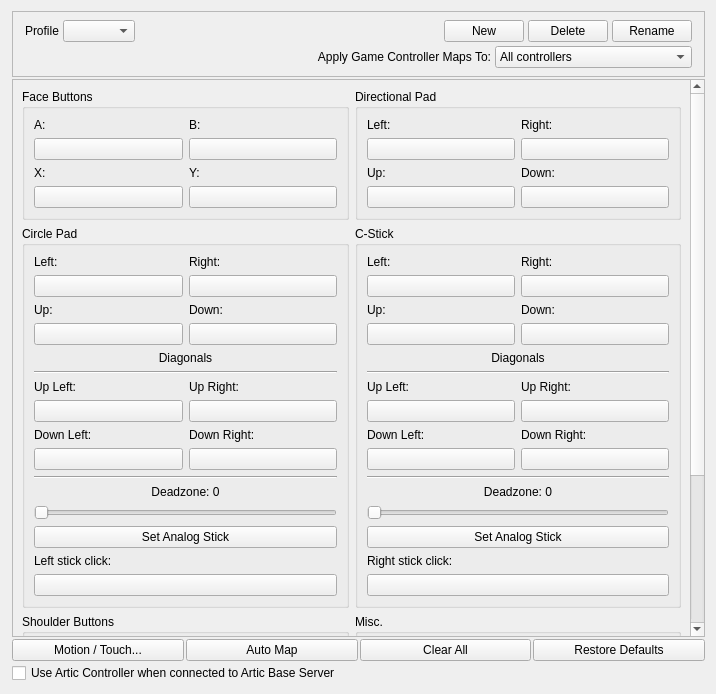
<?xml version="1.0" encoding="UTF-8"?>
<ui version="4.0">
 <class>ConfigureInput</class>
 <widget class="QWidget" name="ConfigureInput">
  <property name="geometry">
   <rect>
    <x>0</x>
    <y>0</y>
    <width>716</width>
    <height>694</height>
   </rect>
  </property>
  <layout class="QVBoxLayout" name="rootLayout">
   <property name="spacing">
    <number>2</number>
   </property>
   <property name="leftMargin">
    <number>12</number>
   </property>
   <item>
    <widget class="QFrame" name="frame">
     <property name="frameShape">
      <enum>QFrame::StyledPanel</enum>
     </property>
     <property name="frameShadow">
      <enum>QFrame::Sunken</enum>
     </property>
     <layout class="QVBoxLayout" name="verticalLayout_40">
      <property name="spacing">
       <number>4</number>
      </property>
      <property name="leftMargin">
       <number>12</number>
      </property>
      <property name="topMargin">
       <number>8</number>
      </property>
      <property name="rightMargin">
       <number>12</number>
      </property>
      <property name="bottomMargin">
       <number>8</number>
      </property>
      <item>
       <layout class="QHBoxLayout" name="horizontalLayout_3">
        <item>
         <widget class="QLabel" name="label_5">
          <property name="text">
           <string>Profile</string>
          </property>
         </widget>
        </item>
        <item>
         <widget class="QComboBox" name="profile"/>
        </item>
        <item>
         <spacer name="horizontalSpacer_2">
          <property name="orientation">
           <enum>Qt::Horizontal</enum>
          </property>
          <property name="sizeHint" stdset="0">
           <size>
            <width>40</width>
            <height>20</height>
           </size>
          </property>
         </spacer>
        </item>
        <item>
         <widget class="QPushButton" name="buttonNew">
          <property name="text">
           <string>New</string>
          </property>
         </widget>
        </item>
        <item>
         <widget class="QPushButton" name="buttonDelete">
          <property name="text">
           <string>Delete</string>
          </property>
         </widget>
        </item>
        <item>
         <widget class="QPushButton" name="buttonRename">
          <property name="text">
           <string>Rename</string>
          </property>
         </widget>
        </item>
       </layout>
      </item>
      <item>
       <layout class="QHBoxLayout" name="horizontalLayout_2">
        <property name="leftMargin">
         <number>0</number>
        </property>
        <item alignment="Qt::AlignRight">
         <widget class="QLabel" name="label_16">
          <property name="sizePolicy">
           <sizepolicy hsizetype="Expanding" vsizetype="Preferred">
            <horstretch>0</horstretch>
            <verstretch>0</verstretch>
           </sizepolicy>
          </property>
          <property name="minimumSize">
           <size>
            <width>166</width>
            <height>0</height>
           </size>
          </property>
          <property name="maximumSize">
           <size>
            <width>1920192</width>
            <height>16777215</height>
           </size>
          </property>
          <property name="toolTip">
           <string>Some mappings cannot be applied to all controllers, such as back buttons</string>
          </property>
          <property name="text">
           <string>Apply Game Controller Maps To:</string>
          </property>
          <property name="alignment">
           <set>Qt::AlignRight|Qt::AlignTrailing|Qt::AlignVCenter</set>
          </property>
         </widget>
        </item>
        <item>
         <widget class="QComboBox" name="comboBoxMappingType">
          <property name="sizePolicy">
           <sizepolicy hsizetype="Maximum" vsizetype="Fixed">
            <horstretch>0</horstretch>
            <verstretch>0</verstretch>
           </sizepolicy>
          </property>
          <property name="minimumSize">
           <size>
            <width>150</width>
            <height>0</height>
           </size>
          </property>
          <item>
           <property name="text">
            <string>All controllers</string>
           </property>
          </item>
          <item>
           <property name="text">
            <string>Controllers of the mapped type</string>
           </property>
          </item>
          <item>
           <property name="text">
            <string>Only the mapped controller</string>
           </property>
          </item>
         </widget>
        </item>
       </layout>
      </item>
     </layout>
    </widget>
   </item>
   <item>
    <widget class="QScrollArea" name="scrollArea">
     <property name="widgetResizable">
      <bool>true</bool>
     </property>
     <widget class="QWidget" name="scrollAreaContents">
      <property name="geometry">
       <rect>
        <x>0</x>
        <y>0</y>
        <width>675</width>
        <height>996</height>
       </rect>
      </property>
      <layout class="QVBoxLayout" name="verticalLayout_5">
       <item>
        <layout class="QGridLayout" name="gridLayout_7">
         <item row="2" column="0">
          <widget class="QGroupBox" name="faceButtons_3">
           <property name="title">
            <string>Shoulder Buttons</string>
           </property>
           <property name="flat">
            <bool>false</bool>
           </property>
           <property name="checkable">
            <bool>false</bool>
           </property>
           <layout class="QGridLayout" name="gridLayout_3">
            <item row="1" column="1">
             <layout class="QVBoxLayout" name="verticalLayout_16">
              <item>
               <widget class="QLabel" name="label_18">
                <property name="text">
                 <string notr="true">ZR:</string>
                </property>
               </widget>
              </item>
              <item>
               <widget class="QPushButton" name="buttonZR">
                <property name="text">
                 <string/>
                </property>
               </widget>
              </item>
             </layout>
            </item>
            <item row="0" column="0">
             <layout class="QVBoxLayout" name="verticalLayout_13">
              <item>
               <widget class="QLabel" name="label_17">
                <property name="text">
                 <string notr="true">L:</string>
                </property>
               </widget>
              </item>
              <item>
               <widget class="QPushButton" name="buttonL">
                <property name="text">
                 <string/>
                </property>
               </widget>
              </item>
             </layout>
            </item>
            <item row="1" column="0">
             <layout class="QVBoxLayout" name="verticalLayout_15">
              <item>
               <widget class="QLabel" name="label_20">
                <property name="text">
                 <string notr="true">ZL:</string>
                </property>
               </widget>
              </item>
              <item>
               <widget class="QPushButton" name="buttonZL">
                <property name="text">
                 <string/>
                </property>
               </widget>
              </item>
             </layout>
            </item>
            <item row="0" column="1">
             <layout class="QVBoxLayout" name="verticalLayout_14">
              <item>
               <widget class="QLabel" name="label_19">
                <property name="text">
                 <string notr="true">R:</string>
                </property>
               </widget>
              </item>
              <item>
               <widget class="QPushButton" name="buttonR">
                <property name="text">
                 <string/>
                </property>
               </widget>
              </item>
             </layout>
            </item>
           </layout>
          </widget>
         </item>
         <item row="0" column="0">
          <widget class="QGroupBox" name="faceButtons">
           <property name="title">
            <string>Face Buttons</string>
           </property>
           <property name="flat">
            <bool>false</bool>
           </property>
           <property name="checkable">
            <bool>false</bool>
           </property>
           <layout class="QGridLayout" name="gridLayout">
            <item row="1" column="1">
             <layout class="QVBoxLayout" name="verticalLayout_4">
              <item>
               <widget class="QLabel" name="label_4">
                <property name="text">
                 <string notr="true">Y:</string>
                </property>
               </widget>
              </item>
              <item>
               <widget class="QPushButton" name="buttonY">
                <property name="text">
                 <string/>
                </property>
               </widget>
              </item>
             </layout>
            </item>
            <item row="1" column="0">
             <layout class="QVBoxLayout" name="verticalLayout_3">
              <item>
               <widget class="QLabel" name="label_3">
                <property name="text">
                 <string notr="true">X:</string>
                </property>
               </widget>
              </item>
              <item>
               <widget class="QPushButton" name="buttonX">
                <property name="text">
                 <string/>
                </property>
               </widget>
              </item>
             </layout>
            </item>
            <item row="0" column="1">
             <layout class="QVBoxLayout" name="verticalLayout_2">
              <item>
               <widget class="QLabel" name="label_2">
                <property name="text">
                 <string notr="true">B:</string>
                </property>
               </widget>
              </item>
              <item>
               <widget class="QPushButton" name="buttonB">
                <property name="text">
                 <string/>
                </property>
               </widget>
              </item>
             </layout>
            </item>
            <item row="0" column="0">
             <layout class="QVBoxLayout" name="verticalLayout">
              <item>
               <widget class="QLabel" name="label">
                <property name="text">
                 <string notr="true">A:</string>
                </property>
               </widget>
              </item>
              <item>
               <widget class="QPushButton" name="buttonA">
                <property name="text">
                 <string/>
                </property>
               </widget>
              </item>
             </layout>
            </item>
           </layout>
          </widget>
         </item>
         <item row="0" column="1">
          <widget class="QGroupBox" name="faceButtons_2">
           <property name="title">
            <string>Directional Pad</string>
           </property>
           <property name="flat">
            <bool>false</bool>
           </property>
           <property name="checkable">
            <bool>false</bool>
           </property>
           <layout class="QGridLayout" name="gridLayout_2">
            <item row="1" column="0">
             <layout class="QVBoxLayout" name="verticalLayout_12">
              <item>
               <widget class="QLabel" name="label_34">
                <property name="text">
                 <string>Up:</string>
                </property>
               </widget>
              </item>
              <item>
               <widget class="QPushButton" name="buttonDpadUp">
                <property name="text">
                 <string/>
                </property>
               </widget>
              </item>
             </layout>
            </item>
            <item row="1" column="1">
             <layout class="QVBoxLayout" name="verticalLayout_9">
              <item>
               <widget class="QLabel" name="label_35">
                <property name="text">
                 <string>Down:</string>
                </property>
               </widget>
              </item>
              <item>
               <widget class="QPushButton" name="buttonDpadDown">
                <property name="text">
                 <string/>
                </property>
               </widget>
              </item>
             </layout>
            </item>
            <item row="0" column="0">
             <layout class="QVBoxLayout" name="verticalLayout_10">
              <item>
               <widget class="QLabel" name="label_32">
                <property name="text">
                 <string>Left:</string>
                </property>
               </widget>
              </item>
              <item>
               <widget class="QPushButton" name="buttonDpadLeft">
                <property name="text">
                 <string/>
                </property>
               </widget>
              </item>
             </layout>
            </item>
            <item row="0" column="1">
             <layout class="QVBoxLayout" name="verticalLayout_11">
              <item>
               <widget class="QLabel" name="label_33">
                <property name="text">
                 <string>Right:</string>
                </property>
               </widget>
              </item>
              <item>
               <widget class="QPushButton" name="buttonDpadRight">
                <property name="text">
                 <string/>
                </property>
               </widget>
              </item>
             </layout>
            </item>
           </layout>
          </widget>
         </item>
         <item row="2" column="1">
          <widget class="QGroupBox" name="faceButtons_6">
           <property name="title">
            <string>Misc.</string>
           </property>
           <property name="flat">
            <bool>false</bool>
           </property>
           <property name="checkable">
            <bool>false</bool>
           </property>
           <layout class="QGridLayout" name="gridLayout_6">
            <item row="0" column="0">
             <layout class="QVBoxLayout" name="verticalLayout_25">
              <item>
               <widget class="QLabel" name="label_29">
                <property name="text">
                 <string>Start:</string>
                </property>
               </widget>
              </item>
              <item>
               <widget class="QPushButton" name="buttonStart">
                <property name="text">
                 <string/>
                </property>
               </widget>
              </item>
             </layout>
            </item>
            <item row="0" column="1">
             <layout class="QVBoxLayout" name="verticalLayout_26">
              <item>
               <widget class="QLabel" name="label_30">
                <property name="text">
                 <string>Select:</string>
                </property>
               </widget>
              </item>
              <item>
               <widget class="QPushButton" name="buttonSelect">
                <property name="text">
                 <string/>
                </property>
               </widget>
              </item>
             </layout>
            </item>
            <item row="1" column="0">
             <layout class="QVBoxLayout" name="verticalLayout_27">
              <item>
               <widget class="QLabel" name="label_31">
                <property name="text">
                 <string>Home:</string>
                </property>
               </widget>
              </item>
              <item>
               <widget class="QPushButton" name="buttonHome">
                <property name="text">
                 <string/>
                </property>
               </widget>
              </item>
             </layout>
            </item>
            <item row="1" column="1">
             <layout class="QVBoxLayout" name="verticalLayout_34">
              <item>
               <widget class="QLabel" name="label_37">
                <property name="text">
                 <string>Power:</string>
                </property>
               </widget>
              </item>
              <item>
               <widget class="QPushButton" name="buttonPower">
                <property name="text">
                 <string/>
                </property>
               </widget>
              </item>
             </layout>
            </item>
            <item row="2" column="0">
             <layout class="QVBoxLayout" name="verticalLayout_28">
              <item>
               <widget class="QLabel" name="label_36">
                <property name="text">
                 <string>Circle Mod:</string>
                </property>
               </widget>
              </item>
              <item>
               <widget class="QPushButton" name="buttonCircleMod">
                <property name="text">
                 <string/>
                </property>
               </widget>
              </item>
             </layout>
            </item>
            <item row="2" column="1">
             <layout class="QVBoxLayout" name="verticalLayout_33">
              <item>
               <widget class="QLabel" name="label_41">
                <property name="text">
                 <string notr="true">GPIO14:</string>
                </property>
               </widget>
              </item>
              <item>
               <widget class="QPushButton" name="buttonGpio14">
                <property name="text">
                 <string/>
                </property>
               </widget>
              </item>
             </layout>
            </item>
            <item row="3" column="0">
             <layout class="QVBoxLayout" name="verticalLayout_32">
              <item>
               <widget class="QLabel" name="label_40">
                <property name="text">
                 <string>Debug:</string>
                </property>
               </widget>
              </item>
              <item>
               <widget class="QPushButton" name="buttonDebug">
                <property name="text">
                 <string/>
                </property>
               </widget>
              </item>
             </layout>
            </item>
           </layout>
          </widget>
         </item>
         <item row="1" column="0">
          <widget class="QGroupBox" name="faceButtons_4">
           <property name="title">
            <string>Circle Pad</string>
           </property>
           <property name="flat">
            <bool>false</bool>
           </property>
           <property name="checkable">
            <bool>false</bool>
           </property>
           <layout class="QGridLayout" name="gridLayout_4">
            <item row="11" column="2">
             <widget class="QPushButton" name="buttonCircleUpRight">
              <property name="text">
               <string/>
              </property>
             </widget>
            </item>
            <item row="10" column="1" rowspan="2">
             <layout class="QVBoxLayout" name="verticalLayout_7">
              <item>
               <widget class="QLabel" name="label_6">
                <property name="text">
                 <string>Up Left:</string>
                </property>
               </widget>
              </item>
              <item>
               <widget class="QPushButton" name="buttonCircleUpLeft">
                <property name="toolTip">
                 <string/>
                </property>
                <property name="text">
                 <string/>
                </property>
               </widget>
              </item>
             </layout>
            </item>
            <item row="0" column="1">
             <layout class="QVBoxLayout" name="verticalLayout_17">
              <item>
               <widget class="QLabel" name="label_21">
                <property name="text">
                 <string>Left:</string>
                </property>
               </widget>
              </item>
              <item>
               <widget class="QPushButton" name="buttonCircleLeft">
                <property name="text">
                 <string/>
                </property>
               </widget>
              </item>
             </layout>
            </item>
            <item row="1" column="2">
             <layout class="QVBoxLayout" name="verticalLayout_20">
              <item>
               <widget class="QLabel" name="label_22">
                <property name="text">
                 <string>Down:</string>
                </property>
               </widget>
              </item>
              <item>
               <widget class="QPushButton" name="buttonCircleDown">
                <property name="text">
                 <string/>
                </property>
               </widget>
              </item>
             </layout>
            </item>
            <item row="1" column="1">
             <layout class="QVBoxLayout" name="verticalLayout_19">
              <item>
               <widget class="QLabel" name="label_24">
                <property name="text">
                 <string>Up:</string>
                </property>
               </widget>
              </item>
              <item>
               <widget class="QPushButton" name="buttonCircleUp">
                <property name="text">
                 <string/>
                </property>
               </widget>
              </item>
             </layout>
            </item>
            <item row="20" column="1" colspan="2">
             <layout class="QVBoxLayout" name="sliderCirclePadDeadzoneAndModifierVerticalLayout">
              <item>
               <layout class="QHBoxLayout" name="sliderCirclePadDeadzoneAndModifierHorizontalLayout">
                <property name="sizeConstraint">
                 <enum>QLayout::SetDefaultConstraint</enum>
                </property>
                <item>
                 <widget class="QLabel" name="labelCirclePadDeadzoneAndModifier">
                  <property name="text">
                   <string>Deadzone: 0</string>
                  </property>
                  <property name="alignment">
                   <set>Qt::AlignHCenter</set>
                  </property>
                 </widget>
                </item>
               </layout>
              </item>
              <item>
               <widget class="QSlider" name="sliderCirclePadDeadzoneAndModifier">
                <property name="orientation">
                 <enum>Qt::Horizontal</enum>
                </property>
               </widget>
              </item>
              <item>
               <widget class="QPushButton" name="buttonCircleAnalog">
                <property name="text">
                 <string>Set Analog Stick</string>
                </property>
               </widget>
              </item>
              <item>
               <widget class="QLabel" name="labelbuttonLeftStickClick">
                <property name="text"><string>Left stick click:</string></property>
               </widget>
              </item>
              <item>
               <widget class="QPushButton" name="buttonLeftStickClick">
                <property name="text"><string/></property>
               </widget>
              </item>
             </layout>
            </item>
            <item row="0" column="2">
             <layout class="QVBoxLayout" name="verticalLayout_18">
              <item>
               <widget class="QLabel" name="label_23">
                <property name="text">
                 <string>Right:</string>
                </property>
               </widget>
              </item>
              <item>
               <widget class="QPushButton" name="buttonCircleRight">
                <property name="text">
                 <string/>
                </property>
               </widget>
              </item>
             </layout>
            </item>
            <item row="10" column="2">
             <layout class="QVBoxLayout" name="verticalLayout_8">
              <item>
               <widget class="QLabel" name="label_7">
                <property name="text">
                 <string>Up Right:</string>
                </property>
               </widget>
              </item>
             </layout>
            </item>
            <item row="4" column="1" colspan="2">
             <layout class="QVBoxLayout" name="verticalLayout_38">
              <property name="sizeConstraint">
               <enum>QLayout::SetDefaultConstraint</enum>
              </property>
              <item>
               <widget class="QLabel" name="label_14">
                <property name="layoutDirection">
                 <enum>Qt::LeftToRight</enum>
                </property>
                <property name="text">
                 <string>Diagonals</string>
                </property>
                <property name="alignment">
                 <set>Qt::AlignCenter</set>
                </property>
               </widget>
              </item>
              <item>
               <widget class="Line" name="line">
                <property name="orientation">
                 <enum>Qt::Horizontal</enum>
                </property>
               </widget>
              </item>
             </layout>
            </item>
            <item row="12" column="2">
             <layout class="QVBoxLayout" name="verticalLayout_30">
              <item>
               <widget class="QLabel" name="label_9">
                <property name="text">
                 <string>Down Right:</string>
                </property>
               </widget>
              </item>
              <item>
               <widget class="QPushButton" name="buttonCircleDownRight">
                <property name="text">
                 <string/>
                </property>
               </widget>
              </item>
             </layout>
            </item>
            <item row="12" column="1">
             <layout class="QVBoxLayout" name="verticalLayout_29">
              <item>
               <widget class="QLabel" name="label_8">
                <property name="text">
                 <string>Down Left:</string>
                </property>
               </widget>
              </item>
              <item>
               <widget class="QPushButton" name="buttonCircleDownLeft">
                <property name="text">
                 <string/>
                </property>
               </widget>
              </item>
             </layout>
            </item>
            <item row="14" column="1" colspan="2">
             <widget class="Line" name="line_3">
              <property name="orientation">
               <enum>Qt::Horizontal</enum>
              </property>
             </widget>
            </item>
           </layout>
          </widget>
         </item>
         <item row="1" column="1">
          <widget class="QGroupBox" name="faceButtons_5">
           <property name="title">
            <string>C-Stick</string>
           </property>
           <property name="flat">
            <bool>false</bool>
           </property>
           <property name="checkable">
            <bool>false</bool>
           </property>
           <layout class="QGridLayout" name="gridLayout_5">
            <item row="1" column="1">
             <layout class="QVBoxLayout" name="verticalLayout_24">
              <item>
               <widget class="QLabel" name="label_26">
                <property name="text">
                 <string>Down:</string>
                </property>
               </widget>
              </item>
              <item>
               <widget class="QPushButton" name="buttonCStickDown">
                <property name="text">
                 <string/>
                </property>
               </widget>
              </item>
             </layout>
            </item>
            <item row="0" column="1">
             <layout class="QVBoxLayout" name="verticalLayout_22">
              <item>
               <widget class="QLabel" name="label_27">
                <property name="text">
                 <string>Right:</string>
                </property>
               </widget>
              </item>
              <item>
               <widget class="QPushButton" name="buttonCStickRight">
                <property name="text">
                 <string/>
                </property>
               </widget>
              </item>
             </layout>
            </item>
            <item row="1" column="0">
             <layout class="QVBoxLayout" name="verticalLayout_23">
              <item>
               <widget class="QLabel" name="label_28">
                <property name="text">
                 <string>Up:</string>
                </property>
               </widget>
              </item>
              <item>
               <widget class="QPushButton" name="buttonCStickUp">
                <property name="text">
                 <string/>
                </property>
               </widget>
              </item>
             </layout>
            </item>
            <item row="0" column="0">
             <layout class="QVBoxLayout" name="verticalLayout_21">
              <item>
               <widget class="QLabel" name="label_25">
                <property name="text">
                 <string>Left:</string>
                </property>
               </widget>
              </item>
              <item>
               <widget class="QPushButton" name="buttonCStickLeft">
                <property name="text">
                 <string/>
                </property>
               </widget>
              </item>
             </layout>
            </item>
            <item row="5" column="1">
             <layout class="QVBoxLayout" name="verticalLayout_35">
              <item>
               <widget class="QLabel" name="label_11">
                <property name="text">
                 <string>Up Right:</string>
                </property>
               </widget>
              </item>
              <item>
               <widget class="QPushButton" name="buttonCStickUpRight">
                <property name="text">
                 <string/>
                </property>
               </widget>
              </item>
             </layout>
            </item>
            <item row="6" column="0">
             <layout class="QVBoxLayout" name="verticalLayout_36">
              <item>
               <widget class="QLabel" name="label_12">
                <property name="text">
                 <string>Down Left:</string>
                </property>
               </widget>
              </item>
              <item>
               <widget class="QPushButton" name="buttonCStickDownLeft">
                <property name="text">
                 <string/>
                </property>
               </widget>
              </item>
             </layout>
            </item>
            <item row="6" column="1">
             <layout class="QVBoxLayout" name="verticalLayout_37">
              <item>
               <widget class="QLabel" name="label_13">
                <property name="text">
                 <string>Down Right:</string>
                </property>
               </widget>
              </item>
              <item>
               <widget class="QPushButton" name="buttonCStickDownRight">
                <property name="text">
                 <string/>
                </property>
               </widget>
              </item>
             </layout>
            </item>
            <item row="5" column="0">
             <layout class="QVBoxLayout" name="verticalLayout_31">
              <item>
               <widget class="QLabel" name="label_10">
                <property name="text">
                 <string>Up Left:</string>
                </property>
               </widget>
              </item>
              <item>
               <widget class="QPushButton" name="buttonCStickUpLeft">
                <property name="text">
                 <string/>
                </property>
               </widget>
              </item>
             </layout>
            </item>
            <item row="4" column="0" colspan="2">
             <layout class="QVBoxLayout" name="verticalLayout_39">
              <item>
               <widget class="QLabel" name="label_15">
                <property name="text">
                 <string>Diagonals</string>
                </property>
                <property name="alignment">
                 <set>Qt::AlignCenter</set>
                </property>
               </widget>
              </item>
              <item>
               <widget class="Line" name="line_2">
                <property name="orientation">
                 <enum>Qt::Horizontal</enum>
                </property>
               </widget>
              </item>
             </layout>
            </item>
            <item row="9" column="0" colspan="2">
             <layout class="QVBoxLayout" name="sliderCStickDeadzoneAndModifierVerticalLayout">
              <property name="sizeConstraint">
               <enum>QLayout::SetDefaultConstraint</enum>
              </property>
              <item>
               <layout class="QHBoxLayout" name="sliderCStickDeadzoneAndModifierHorizontalLayout">
                <item>
                 <widget class="QLabel" name="labelCStickDeadzoneAndModifier">
                  <property name="text">
                   <string>Deadzone: 0</string>
                  </property>
                  <property name="alignment">
                   <set>Qt::AlignHCenter</set>
                  </property>
                 </widget>
                </item>
               </layout>
              </item>
              <item>
               <widget class="QSlider" name="sliderCStickDeadzoneAndModifier">
                <property name="orientation">
                 <enum>Qt::Horizontal</enum>
                </property>
               </widget>
              </item>
              <item>
               <widget class="QPushButton" name="buttonCStickAnalog">
                <property name="text">
                 <string>Set Analog Stick</string>
                </property>
               </widget>
              </item>
              <item>
               <widget class="QLabel" name="labelbuttonRightStickClick">
                <property name="text"><string>Right stick click:</string></property>
               </widget>
              </item>
              <item>
               <widget class="QPushButton" name="buttonRightStickClick">
                <property name="text"><string/></property>
               </widget>
              </item>
             </layout>
            </item>
            <item row="7" column="0" colspan="2">
             <widget class="Line" name="line_4">
              <property name="orientation">
               <enum>Qt::Horizontal</enum>
              </property>
             </widget>
            </item>
           </layout>
          </widget>
         </item>
        </layout>
       </item>
      </layout>
     </widget>
    </widget>
   </item>
   <item>
    <layout class="QVBoxLayout" name="verticalLayout_6">
     <item>
      <layout class="QHBoxLayout" name="horizontalLayout">
       <item>
        <widget class="QPushButton" name="buttonMotionTouch">
         <property name="sizePolicy">
          <sizepolicy hsizetype="Minimum" vsizetype="Fixed">
           <horstretch>0</horstretch>
           <verstretch>0</verstretch>
          </sizepolicy>
         </property>
         <property name="sizeIncrement">
          <size>
           <width>0</width>
           <height>0</height>
          </size>
         </property>
         <property name="baseSize">
          <size>
           <width>0</width>
           <height>0</height>
          </size>
         </property>
         <property name="layoutDirection">
          <enum>Qt::LeftToRight</enum>
         </property>
         <property name="text">
          <string>Motion / Touch...</string>
         </property>
        </widget>
       </item>
       <item>
        <widget class="QPushButton" name="buttonAutoMap">
         <property name="sizePolicy">
          <sizepolicy hsizetype="Minimum" vsizetype="Fixed">
           <horstretch>0</horstretch>
           <verstretch>0</verstretch>
          </sizepolicy>
         </property>
         <property name="sizeIncrement">
          <size>
           <width>0</width>
           <height>0</height>
          </size>
         </property>
         <property name="baseSize">
          <size>
           <width>0</width>
           <height>0</height>
          </size>
         </property>
         <property name="layoutDirection">
          <enum>Qt::LeftToRight</enum>
         </property>
         <property name="text">
          <string>Auto Map</string>
         </property>
        </widget>
       </item>
       <item>
        <widget class="QPushButton" name="buttonClearAll">
         <property name="sizePolicy">
          <sizepolicy hsizetype="Minimum" vsizetype="Fixed">
           <horstretch>0</horstretch>
           <verstretch>0</verstretch>
          </sizepolicy>
         </property>
         <property name="sizeIncrement">
          <size>
           <width>0</width>
           <height>0</height>
          </size>
         </property>
         <property name="baseSize">
          <size>
           <width>0</width>
           <height>0</height>
          </size>
         </property>
         <property name="layoutDirection">
          <enum>Qt::LeftToRight</enum>
         </property>
         <property name="text">
          <string>Clear All</string>
         </property>
        </widget>
       </item>
       <item>
        <widget class="QPushButton" name="buttonRestoreDefaults">
         <property name="sizePolicy">
          <sizepolicy hsizetype="Minimum" vsizetype="Fixed">
           <horstretch>0</horstretch>
           <verstretch>0</verstretch>
          </sizepolicy>
         </property>
         <property name="sizeIncrement">
          <size>
           <width>0</width>
           <height>0</height>
          </size>
         </property>
         <property name="baseSize">
          <size>
           <width>0</width>
           <height>0</height>
          </size>
         </property>
         <property name="layoutDirection">
          <enum>Qt::LeftToRight</enum>
         </property>
         <property name="text">
          <string>Restore Defaults</string>
         </property>
        </widget>
       </item>
      </layout>
     </item>
     <item>
      <widget class="QCheckBox" name="use_artic_controller">
       <property name="text">
        <string>Use Artic Controller when connected to Artic Base Server</string>
       </property>
      </widget>
     </item>
    </layout>
   </item>
  </layout>
 </widget>
 <tabstops>
  <tabstop>profile</tabstop>
  <tabstop>buttonNew</tabstop>
  <tabstop>buttonDelete</tabstop>
  <tabstop>buttonRename</tabstop>
  <tabstop>buttonA</tabstop>
  <tabstop>buttonB</tabstop>
  <tabstop>buttonX</tabstop>
  <tabstop>buttonY</tabstop>
  <tabstop>buttonDpadLeft</tabstop>
  <tabstop>buttonDpadRight</tabstop>
  <tabstop>buttonDpadUp</tabstop>
  <tabstop>buttonDpadDown</tabstop>
  <tabstop>buttonCircleLeft</tabstop>
  <tabstop>buttonCircleRight</tabstop>
  <tabstop>buttonCircleUp</tabstop>
  <tabstop>buttonCircleDown</tabstop>
  <tabstop>sliderCirclePadDeadzoneAndModifier</tabstop>
  <tabstop>buttonCStickLeft</tabstop>
  <tabstop>buttonCStickRight</tabstop>
  <tabstop>buttonCStickUp</tabstop>
  <tabstop>buttonCStickDown</tabstop>
  <tabstop>sliderCStickDeadzoneAndModifier</tabstop>
  <tabstop>buttonL</tabstop>
  <tabstop>buttonR</tabstop>
  <tabstop>buttonZL</tabstop>
  <tabstop>buttonZR</tabstop>
  <tabstop>buttonStart</tabstop>
  <tabstop>buttonSelect</tabstop>
  <tabstop>buttonHome</tabstop>
  <tabstop>buttonCircleMod</tabstop>
  <tabstop>buttonDebug</tabstop>
  <tabstop>buttonGpio14</tabstop>
  <tabstop>buttonMotionTouch</tabstop>
  <tabstop>buttonAutoMap</tabstop>
  <tabstop>buttonClearAll</tabstop>
  <tabstop>buttonRestoreDefaults</tabstop>
 </tabstops>
 <resources/>
 <connections/>
</ui>
